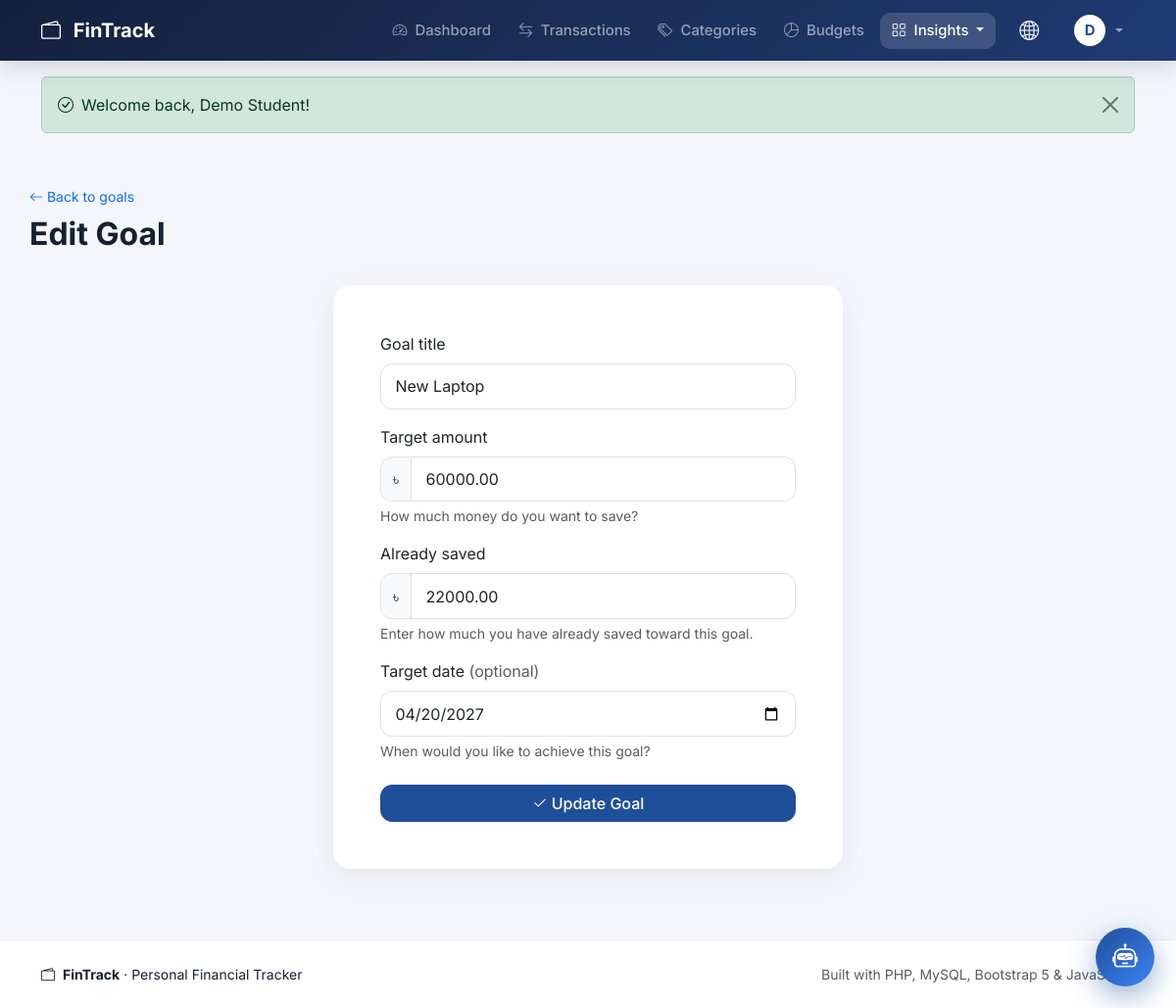
The app's page /edit_goal.php?id=1 (signed in) with its own data.
### tables this page shows
CREATE TABLE savings_goals (
    id             INT UNSIGNED AUTO_INCREMENT PRIMARY KEY,
    user_id        INT UNSIGNED NOT NULL,
    title          VARCHAR(100) NOT NULL,
    target_amount  DECIMAL(12,2) NOT NULL,
    saved_amount   DECIMAL(12,2) NOT NULL DEFAULT 0,
    deadline       DATE NULL,
    created_at     TIMESTAMP DEFAULT CURRENT_TIMESTAMP,
    CONSTRAINT fk_goals_user
        FOREIGN KEY (user_id) REFERENCES users(id)
        ON DELETE CASCADE ON UPDATE CASCADE,
    CONSTRAINT chk_goal_target CHECK (target_amount > 0),
    CONSTRAINT chk_goal_saved  CHECK (saved_amount >= 0)
);

### includes/language.php (called while the page is built, shortened)
<?php
$lang = $_SESSION['lang'] ?? 'en';
$fallbackTranslations = require __DIR__ . '/../lang/en.php';
if ($lang === 'en') {
    $translations = $fallbackTranslations;
} else {
    $translations = require __DIR__ . '/../lang/' . $lang . '.php';
}
if (!function_exists('t')) {
    function t(string $key): string
    {
        global $translations, $fallbackTranslations;
        return $translations[$key]
            ?? $fallbackTranslations[$key]
            ?? $key;
    }
}

### includes/goal_form.php (the view, shortened to what this page needs)
<?php
require_once __DIR__ . '/language.php';
?>
<form method="POST"
      class="needs-validation"
      novalidate>
    <div class="mb-3">
        <label for="goalTitle" class="form-label">
            <?= e(t('goal_title')) ?>
        </label>
        <input
            type="text"
            name="title"
            id="goalTitle"
            class="form-control"
            value="<?= e($form['title'] ?? '') ?>"
            placeholder="<?= e(t('goal_title_example')) ?>"
            maxlength="100"
            minlength="2"
            required>
    </div>
    <div class="mb-3">
        <label for="targetAmount" class="form-label">
            <?= e(t('target_amount')) ?>
        </label>
        <div class="input-group">
            <span class="input-group-text">
                <?= e($_SESSION['currency'] ?? 'USD') ?>
            </span>
            <input
                type="number"
                name="target_amount"
                id="targetAmount"
                class="form-control"
                min="0.01"
                step="0.01"
                value="<?= e($form['target_amount'] ?? '') ?>"
                placeholder="1000.00"
                required>
        </div>
        <div class="form-text">
            <?= e(t('target_amount_help')) ?>
        </div>
    </div>
    <div class="mb-3">
        <label for="savedAmount" class="form-label">
            <?= e(t('already_saved')) ?>
        </label>
        <div class="input-group">
            <span class="input-group-text">
                <?= e($_SESSION['currency'] ?? 'USD') ?>
            </span>
            <input
                type="number"
                name="saved_amount"
                id="savedAmount"
                class="form-control"
                min="0"
                step="0.01"
                value="<?= e($form['saved_amount'] ?? '0') ?>"
                placeholder="0.00">
        </div>
        <div class="form-text">
            <?= e(t('already_saved_help')) ?>
        </div>
    </div>
    <div class="mb-4">
        <label for="goalDeadline" class="form-label">
            <?= e(t('target_date')) ?>
            <span class="text-muted">
                (<?= e(t('optional')) ?>)
            </span>
        </label>
        <input
            type="date"
            name="deadline"
            id="goalDeadline"
            class="form-control"
            value="<?= e($form['deadline'] ?? '') ?>">
        <div class="form-text">
            <?= e(t('goal_deadline_help')) ?>
        </div>
    </div>
    <button
        type="submit"
        class="btn btn-primary w-100">
        <?= $submitLabel ?>
    </button>
</form>

### public/assets/css/style.css (style rules this page uses)
:root { --ft-navy: #14213d; --ft-blue: #1f4f99; --ft-blue-dark: #173c76; --ft-bg: #f4f6fb; --ft-text: #172033; --ft-muted: #667085; --ft-income: #138a5b; --ft-expense: #d64545; --ft-radius: 18px; }
body { font-family: Inter, system-ui, -apple-system, "Segoe UI", sans-serif; background: var(--ft-bg); color: var(--ft-text); min-height: 100vh; display: flex; flex-direction: column; }
.form-control, .form-select { padding: .65rem .9rem; border-radius: 12px; }
.input-group > .form-control, .input-group > .btn, .input-group > .input-group-text { border-radius: 12px; }
.btn { border-radius: 12px; font-weight: 500; }
.btn-primary { background: var(--ft-blue); border-color: var(--ft-blue); }

### records on screen
savings_goals: title "New Laptop", target_amount "60000.00", saved_amount "22000.00", deadline "04/20/2027"

### other values on screen
$label "Dashboard"
$label "Transactions"
$label "Categories"
$label "Budgets"
t('insights') "Insights"
$flash['message'] "Welcome back, Demo Student!"
t('back_to_goals') "Back to goals"
t('edit_goal') "Edit Goal"
t('goal_title') "Goal title"
t('target_amount') "Target amount"
$_SESSION['currency'] "৳"
t('target_amount_help') "How much money do you want to save?"
t('already_saved') "Already saved"
t('already_saved_help') "Enter how much you have already saved toward this goal."
t('target_date') "Target date"
